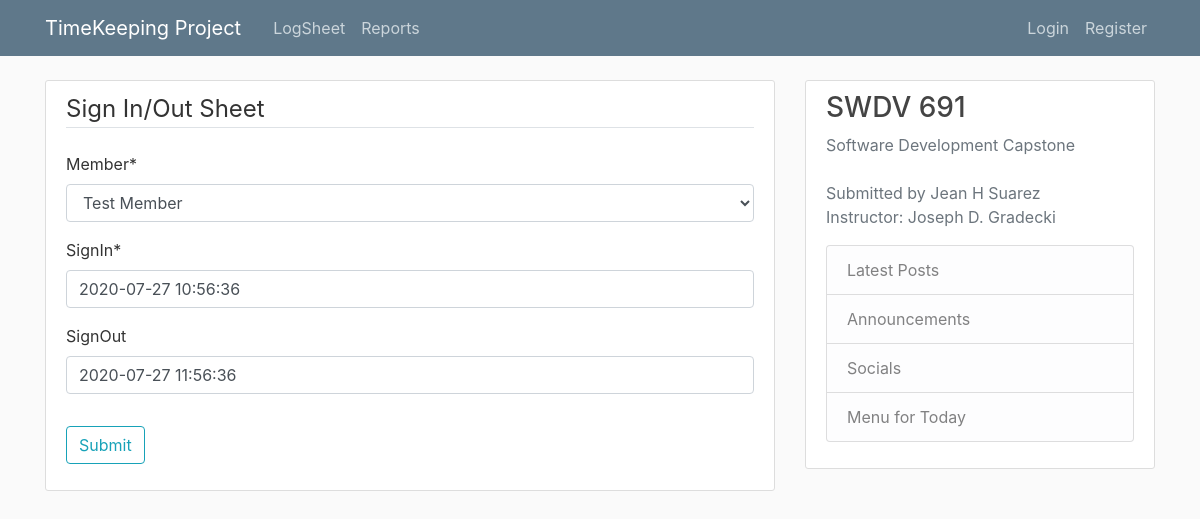
The app's page /logsheet/logpost/16/update/ with its own data.
### logsheet/models.py (models this page shows, shortened)
class LogPost(models.Model):
    member = models.ForeignKey(Member, on_delete=models.CASCADE)
    signIn = models.DateTimeField(default=timezone.now)
    signOut = models.DateTimeField(null=True, blank=True)

### logsheet/views.py (the view, shortened to what this page needs)
# urls.py: path('logpost/<int:pk>/update/', PostUpdateView.as_view(), name='logpost-update'),
class PostUpdateView(UpdateView):
    model = LogPost
    fields= ('member', 'signIn', 'signOut')
    success_url = '/logsheet/'

### persons/models.py (called while the page is built)
    def __str__(self):
        return f'{self.firstName} Member'

### logsheet/templates/logsheet/logpost_form.html (shortened to what this page needs)
{% extends "logsheet/base.html" %}
{% load crispy_forms_tags %}
{% block content %}
	<div class="content-section">
		<form method="POST">
			<fieldset class="form-group">
				<legend class="border-bottom mb-4">Sign In/Out Sheet</legend>
				{{ form|crispy }}
			</fieldset>
			<div class="form-group">
				<button class="btn btn-outline-info" type="submit">Submit</button>
			</div>
		</form>
	</div>
{% endblock %}

### logsheet/static/logsheet/main.css (style rules this page uses)
body { background: #fafafa; color: #333333; margin-top: 5rem; }
.content-section { background: #ffffff; padding: 10px 20px; border: 1px solid #dddddd; border-radius: 3px; margin-bottom: 20px; }

### records on screen
LogPost: member "Test Member", signIn "2020-07-27 10:56:36", signOut "2020-07-27 11:56:36"
